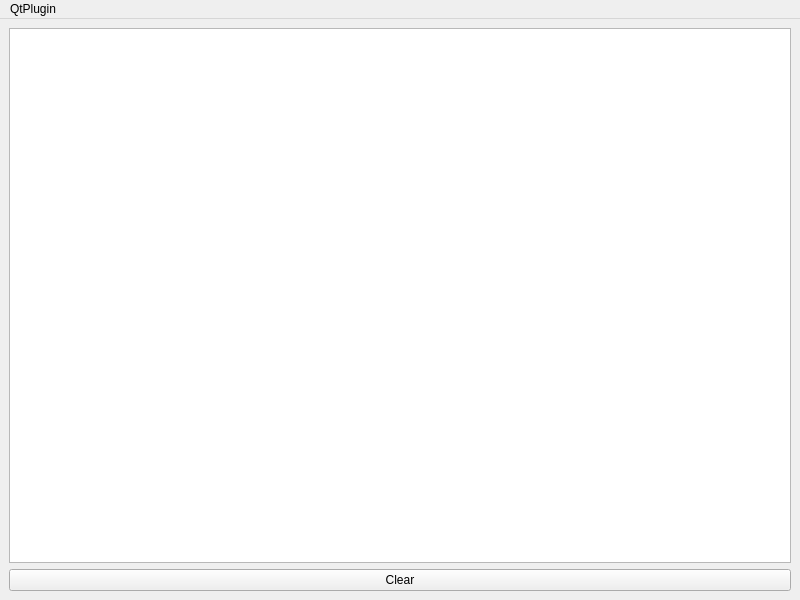
<?xml version="1.0" encoding="UTF-8"?>
<ui version="4.0">
 <class>PluginMainWindow</class>
 <widget class="QMainWindow" name="PluginMainWindow">
  <property name="geometry">
   <rect>
    <x>0</x>
    <y>0</y>
    <width>800</width>
    <height>600</height>
   </rect>
  </property>
  <property name="windowTitle">
   <string>QtPlugin</string>
  </property>
  <property name="windowIcon">
   <iconset resource="resource.qrc">
    <normaloff>:/icons/images/icon.png</normaloff>:/icons/images/icon.png</iconset>
  </property>
  <widget class="QWidget" name="centralwidget">
   <layout class="QHBoxLayout" name="horizontalLayout">
    <item>
     <layout class="QVBoxLayout" name="verticalLayout">
      <item>
       <widget class="QPlainTextEdit" name="editText">
        <property name="font">
         <font>
          <family>Lucida Console</family>
          <pointsize>9</pointsize>
         </font>
        </property>
        <property name="plainText">
         <string></string>
        </property>
       </widget>
      </item>
      <item>
       <widget class="QPushButton" name="buttonClear">
        <property name="text">
         <string>Clear</string>
        </property>
       </widget>
      </item>
     </layout>
    </item>
   </layout>
  </widget>
  <widget class="QMenuBar" name="menubar">
   <property name="geometry">
    <rect>
     <x>0</x>
     <y>0</y>
     <width>800</width>
     <height>21</height>
    </rect>
   </property>
   <widget class="QMenu" name="menuQtPlugin">
    <property name="title">
     <string>QtPlugin</string>
    </property>
    <addaction name="actionClearText"/>
   </widget>
   <addaction name="menuQtPlugin"/>
  </widget>
  <action name="actionClearText">
   <property name="text">
    <string>&amp;Clear Text</string>
   </property>
   <property name="toolTip">
    <string>Clear Text</string>
   </property>
  </action>
 </widget>
 <resources>
  <include location="resource.qrc"/>
 </resources>
 <connections>
  <connection>
   <sender>actionClearText</sender>
   <signal>triggered()</signal>
   <receiver>buttonClear</receiver>
   <slot>click()</slot>
   <hints>
    <hint type="sourcelabel">
     <x>-1</x>
     <y>-1</y>
    </hint>
    <hint type="destinationlabel">
     <x>399</x>
     <y>558</y>
    </hint>
   </hints>
  </connection>
  <connection>
   <sender>buttonClear</sender>
   <signal>clicked()</signal>
   <receiver>editText</receiver>
   <slot>clear()</slot>
   <hints>
    <hint type="sourcelabel">
     <x>399</x>
     <y>558</y>
    </hint>
    <hint type="destinationlabel">
     <x>399</x>
     <y>285</y>
    </hint>
   </hints>
  </connection>
 </connections>
</ui>
